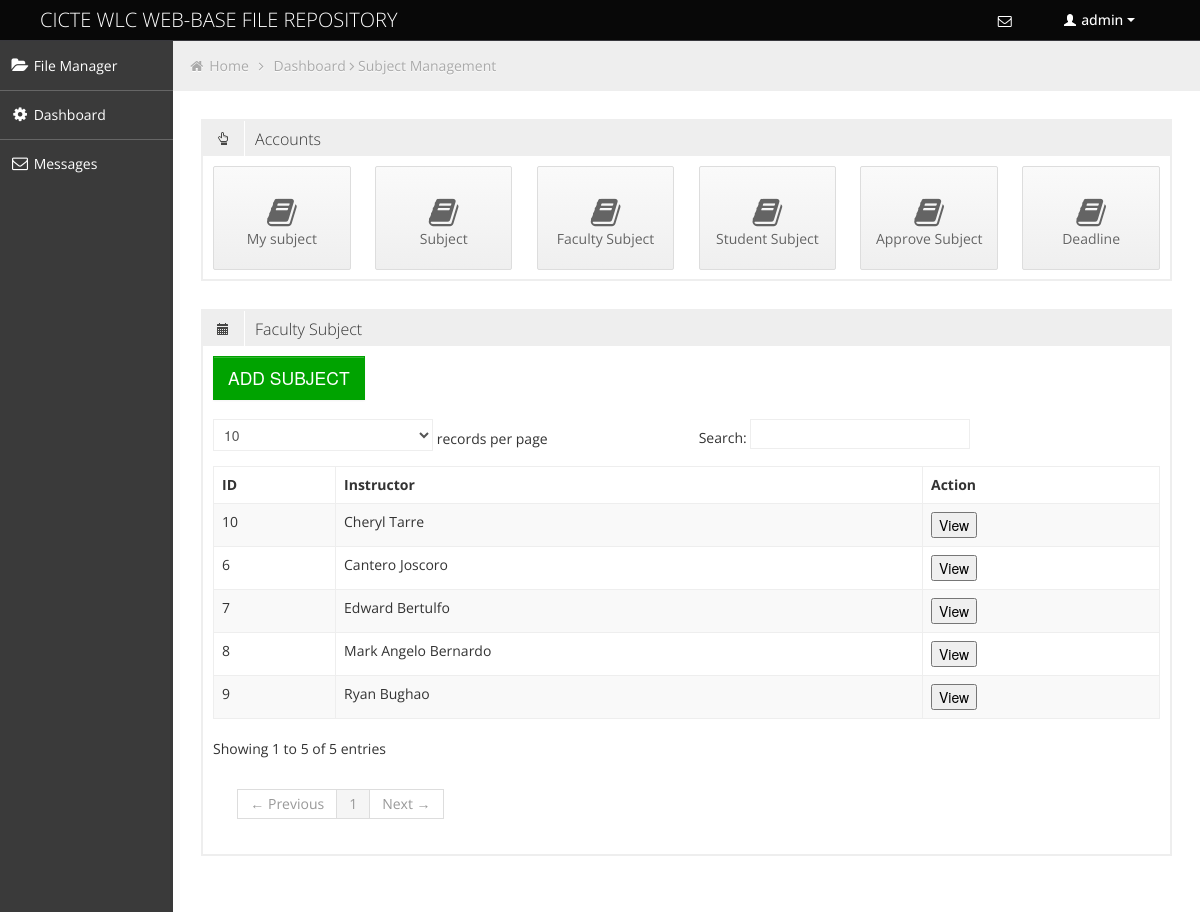
The app's page /subjectmanagement.php?subject=faculty (signed in) with its own data.
### tables this page shows
CREATE TABLE `fr_staff` (
  `id` int(11) NOT NULL auto_increment,
  `user_id` int(11) NOT NULL,
  `FirstN` varchar(50) NOT NULL,
  `LastN` varchar(50) NOT NULL,
  `midN` varchar(50) NOT NULL,
  PRIMARY KEY  (`id`)
);

CREATE TABLE `fr_user` (
  `id` int(11) NOT NULL auto_increment,
  `username` varchar(50) NOT NULL,
  `password` varchar(50) NOT NULL,
  `UserLvl` int(11) NOT NULL,
  `status` enum('online','pending','offline') NOT NULL default 'pending',
  `last_login_date` datetime NOT NULL,
  `last_logout_date` datetime NOT NULL,
  `activate` int(11) NOT NULL default '1',
  PRIMARY KEY  (`id`)
);

### subjectmanagement.php (the view, shortened to what this page needs)
<!DOCTYPE html>
<html lang="en">
<head>
	<link id="bootstrap-style" href="css/bootstrap.min.css" rel="stylesheet">
	<link href="css/bootstrap-responsive.min.css" rel="stylesheet">
	<link id="base-style" href="css/style.css" rel="stylesheet">
	<link id="base-style-responsive" href="css/style-responsive.css" rel="stylesheet">
</head>
<body>
	<?php include('php/header.php'); ?>
	<div class="container-fluid-full">
		<div class="row-fluid">
			<?php include('php/menu.php'); ?>
			<div id="content" class="span10">
				<ul class="breadcrumb">
					<li>
						<i class="icon-home"></i>
						<a href="index.php">Home</a>
						<i class="icon-angle-right"></i>
					</li>
					<li><a href="dashboard.php">Dashboard</a></li>
					<i class="icon-angle-right"></i>
					<li><a href="">Subject Management</a></li>
				</ul>
				<div class="row-fluid">
					<div class="box defualt span12">
						<div class="box-header">
							<h2><i class="halflings-icon hand-top"></i><span class="break"></span>Accounts</h2>
						</div>
						<div class="box-content">
						<?php
							if($_SESSION['UserLvl'] >= 3)
							{
						?>
								<a href="subjectmanagement.php?subject=mysubject" class="quick-button span2">
									<i class="icon-book"></i>
									<p>My subject</p>
								</a>
						<?php
							}
							if($_SESSION['UserLvl'] >= 4)
							{
						?>
								<a href="subjectmanagement.php?subject=subject" class="quick-button span2">
									<i class="icon-book"></i>
									<p>Subject</p>
								</a>
								<a href="subjectmanagement.php?subject=faculty" class="quick-button span2">
									<i class="icon-book"></i>
									<p>Faculty Subject</p>
								</a>
						<?php
							}
						?>
							<a href="subjectmanagement.php?subject=student" class="quick-button span2">
								<i class="icon-book"></i>
								<p>Student Subject</p>
							</a>
							<a href="subjectmanagement.php?subject=approve" class="quick-button span2">
								<i class="icon-book"></i>
								<p>Approve Subject</p>
							</a>
							<a href="subjectmanagement.php?subject=deadline" class="quick-button span2">
								<i class="icon-book"></i>
								<p>Deadline </p>
							</a>
							<div class="clearfix"></div>
						</div>
					</div>
				</div>
				<div class="row-fluid sortable">
				<div class="box span12">
					<?php
						if(isset($_GET['subject']) && $_GET['subject'] == 'mysubject')
						{
					?>
							<div class="box-header" data-original-title>
								<h2><i class="halflings-icon book"></i><span class="break"></span>My SUbject</h2>
							</div>
							<div class="box-content">
								<table class="table table-striped table-bordered bootstrap-datatable datatable">
								  <thead>
									  <tr>
									  	<th class="group-word">Subject Code</th>
		              					<th class="group-false">Description</th>
									  </tr>
								  </thead>
								  <tbody>
								  	<?php
								  			  $result = mysql_query("SELECT fr_ins_subject.*,fr_subject.* FROM fr_ins_subject,fr_subject WHERE fr_subject.SubCode = fr_ins_subject.Subject AND fr_ins_subject.user_id = '".$_SESSION['user_id']."'");
										 	if(mysql_num_rows($result) > 0)
										 	{
										 		while ($row = mysql_fetch_array($result))
										 		{
										 ?>
										 		<tr>
										 		   <td><?php echo $row['Subject']; ?></td>
		              								<td><?php echo $row['Description']; ?></td>
											    </tr>
										<?php
												}
											}
										?>
								  </tbody>
							  </table>
							</div>
					<?php
						}
						else if(isset($_GET['subject']) && $_GET['subject'] == 'faculty')
						{
					?>
							<div class="box-header" data-original-title>
								<h2><i class="halflings-icon calendar"></i><span class="break"></span>Faculty Subject</h2>
							</div>
							<div class="box-content buttons">
								<a href="subjectmanagement.php?faculty=add"><button class="btn btn-large btn-success">ADD SUBJECT</button></a>
							</div>
							<div class="box-content">
								<table class="table table-striped table-bordered bootstrap-datatable datatable">
								  <thead>
									  <tr>
									  	<th >ID</th>
						                <th >Instructor</th>
						                <th>Action</th>
									  </tr>
								  </thead>
								  <tbody>
								  	<?php
								  		$result = mysql_query("SELECT * FROM fr_staff as sta , fr_user as user  WHERE user.id = sta.user_id AND user.UserLvl <= 4");
									 	if(mysql_num_rows($result) > 0)
									 	{
									 		while ($row = mysql_fetch_array($result))
									 		{
									 ?>
									 		<tr>
									 			<td><?php echo $row['id']; ?></td>
								              	<td><?php echo $row['FirstN']." ".$row['LastN']; ?></td>
												<td><a href="subjectmanagement.php?subject=persubjstaff&&user_id=<?php echo $row['id']; ?>"><button>View</button></a></td>
										    </tr>
									<?php
											}
										}
										?>
								  </tbody>
							  </table>
							</div>
					<?php
						}
					?>
				</div>
			</div>
			</div>
		</div>
	</div>
</body>
</html>

### php/header.php (shortened to what this page needs)
<div class="navbar">
	<div class="navbar-inner">
		<div class="container-fluid">
			<a class="brand" href=""><span>CICTE WLC WEB-BASE FILE REPOSITORY</span></a>
			<div class="nav-no-collapse header-nav">
				<ul class="nav pull-right">
					<li class="dropdown">
								<a class="btn dropdown-toggle" data-toggle="dropdown" href="#">
										<i class="icon-envelope"></i>
								</a>
					</li>
					<?php
						if($_SESSION['UserLvl'] == 1)
						{
							$result1 = mysql_query("SELECT * FROM fr_stud WHERE user_id = '".$_SESSION['user_id']."'");
							$row1 = mysql_fetch_array($result1);
							$name = $row1['FName'];
						}
						else  if($_SESSION['UserLvl'] >= 3)
						{
							$result1 = mysql_query("SELECT * FROM fr_staff WHERE user_id = '".$_SESSION['user_id']."'");
							$row1 = mysql_fetch_array($result1);
							$name = $row1['FirstN'];
						}
					?>
					<li class="dropdown">
						<a class="btn dropdown-toggle" data-toggle="dropdown" href="#">
							<i class="halflings-icon white user"></i> <?php echo $name; ?>
							<span class="caret"></span>
						</a>
					</li>
				</ul>
			</div>
		</div>
	</div>
</div>

### css/style-responsive.css (style rules this page uses)
@media (min-width: 1200px) { .container-fluid-full { overflow: hidden; position: relative; height: 100%; } }
@media (min-width: 1200px) { #content { width: 85.578%; padding: 28px; margin: 0px 0px; margin-left: 14.422% !important; } }

### css/halflings.css (style rules this page uses)
html, html .halflings { -webkit-font-smoothing: antialiased !important; }
.halflings-icon { display: inline-block; width: 14px; height: 14px; line-height: 14px; vertical-align: text-top; background-image: url(../img/glyphicons_halflings.svg); background-position: 0 0; background-repeat: no-repeat; vertical-align: top; *display: inline; *zoom: 1; *margin-right: .3em; }
.halflings-icon.white { background-image: url(../img/glyphicons_halflings-white.svg); }
.halflings-icon.user { background-position: -168px 0; }
.halflings-icon.calendar { background-position: -192px -120px; }
.halflings-icon.hand-top { background-position: -192px -144px; }

### records on screen
fr_staff: FirstN "admin"
fr_staff: user "6", FirstN "Cantero", LastN "Joscoro"
fr_staff: user "7", FirstN "Edward", LastN "Bertulfo"
fr_staff: user "8", FirstN "Mark Angelo", LastN "Bernardo"
fr_staff: user "9", FirstN "Ryan", LastN "Bughao"
fr_staff: user "10", FirstN "Cheryl", LastN "Tarre"
